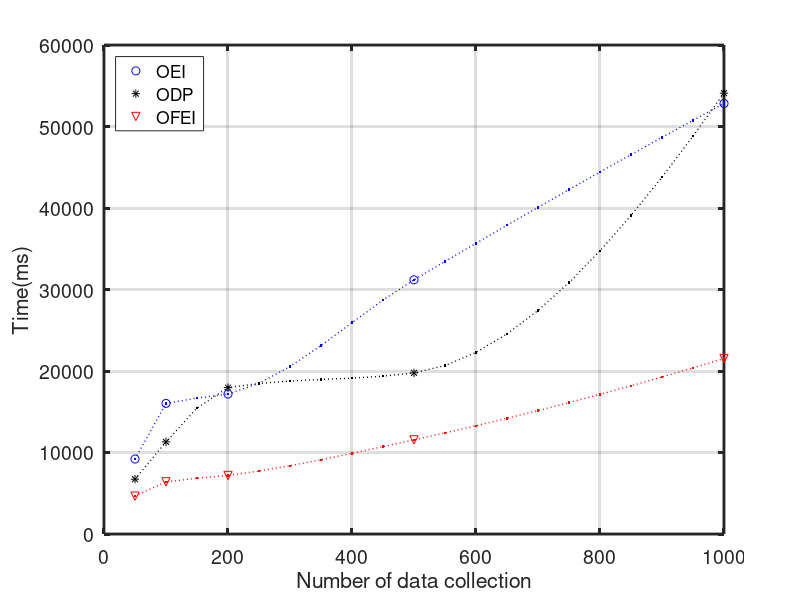

Source code (MATLAB):
clear all;
close all;
clc

csvData = csvread('pattern_exp_data.csv');
disp(csvData);  

reqTime = csvData(:,1);
oeiData = csvData(:,2);
odpData = csvData(:,4);
ofeiData = csvData(:,3);

%'nearest'：鄰近點內插法
%'linear'：線性內插法
%'spline'：片段式的三次 Spline 內插法
%'pchip'：保持形狀的片段式三次內插
%'cubic'：和'pchip' 一樣
%'v5cubic'：MATLAB 5 所用的三次內插法

xi = 0:50:1000;  
oei_int = interp1(reqTime, oeiData, xi, 'Pchip');  
odp_int = interp1(reqTime, odpData, xi, 'Pchip');  
ofei_int = interp1(reqTime, ofeiData, xi, 'Pchip');  
oeiPlot = plot(reqTime, oeiData, 'ob', xi, oei_int,':.b','Linewidth',1);
hold on;
odpPlot = plot(reqTime, odpData, '*k', xi, odp_int,':.k','Linewidth',1);  
hold on;
ofeiPlot = plot(reqTime, ofeiData, 'vr', xi, ofei_int,':.r','Linewidth',1);  
%plot(reqTime,oei_int,'-*',reqTime,odp_int,'-o',reqTime,ofei_int,'-v','Linewidth',1);
%plot(xi,oei_int,'-*'); 

set(gca,'fontsize',14,'linewidth',2);
%set(gca,'XTick',[0:1000:200]) %x軸範圍1-6，間隔1
%set(gca,'YTick',[0:6000:1000]) %y軸範圍0-700，間隔100
%legend('OEI','ODP','OFEI');   %右上角標註
grid on;
legend([oeiPlot(1) odpPlot(1) ofeiPlot(1)],'OEI','ODP','OFEI','Location','northwest')
xlabel('Number of data collection')  %x軸座標描述
ylabel('Time(ms)') %y軸座標描述